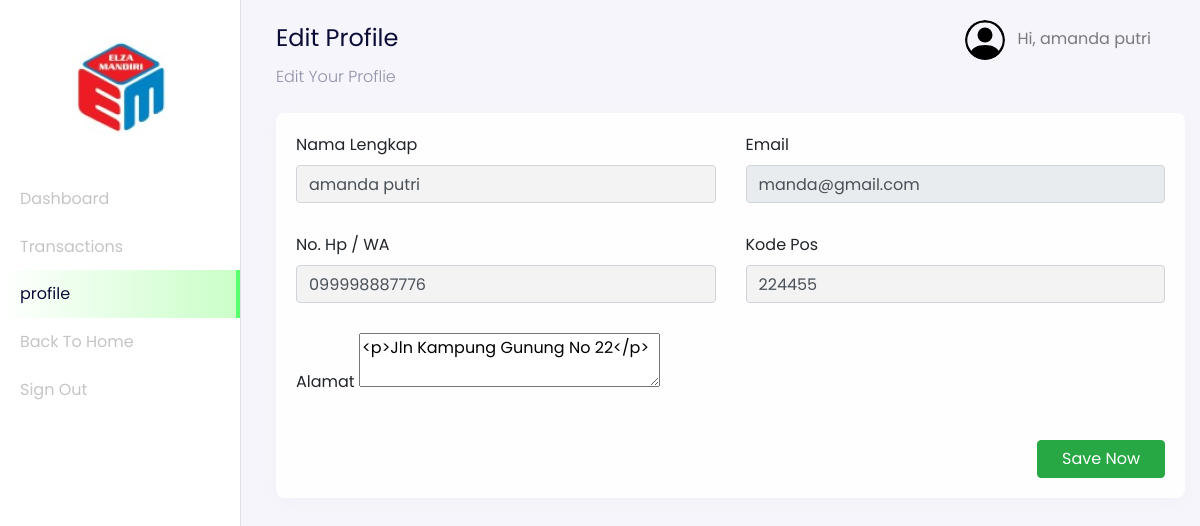
Page /user/index.php?page=profile (signed in) on the committed database.
### tables this page shows
CREATE TABLE `users` (
  `id_user` int NOT NULL,
  `name` varchar(255) NOT NULL,
  `email` varchar(255) NOT NULL,
  `password` varchar(255) NOT NULL,
  `address` text,
  `phone_number` varchar(255) NOT NULL,
  `postal_code` varchar(191) NOT NULL,
  `roles` varchar(255) NOT NULL
);

### config/config.php (called while the page is built, shortened)
<?php
$host = 'localhost';
$user = 'root';
$password = '';
$dbname = 'pajakku';
$conn = mysqli_connect($host, $user, $password, $dbname);
function query($query)
{
    global $conn;
    $result = mysqli_query($conn, $query);
    $rows = [];
    while ($row = mysqli_fetch_assoc($result)) {
        $rows[] = $row;
    }
    return $rows;
}
?>

### user/profile/dashboard-user-profile.php (the view, shortened to what this page needs)
<nav
  class="navbar navbar-expand-lg navbar-light navbar-store fixed-top"
  data-aos="fade-down"
>
  <div class="container-fluid">
    <div class="collpase navbar-collapse" id="navbarResponsive">
      <ul class="navbar-nav d-none d-lg-flex ml-auto">
        <li class="nav-item dropdown">
          <a
            href="#"
            class="nav-link"
            id="navbarDropdown"
            role="button"
            data-toggle="dropdown"
          >
            <img
              src="../assets/images/person-circle.svg"
              alt="profile"
              height="40px"
              class="rounded-circle mr-2 profile-picture"
            />
            <?php
              $id_user = $_SESSION['user'];
              $user = query("SELECT * FROM users WHERE id_user = $id_user")[0];
            ?>
            Hi, <?= $user["name"]; ?>
          </a>
        </li>
      </ul>
    </div>
  </div>
</nav>
<div class="section-content section-dashboard-home" data-aos="fade-up">
    <div class="container-fluid">
    <div class="dashboard-heading">
        <h2 class="dashboard-title">Edit Profile</h2>
        <p class="dashboard-subtitle">Edit Your Proflie</p>
    </div>
    <div class="dashboard-content">
        <div class="row">
          <div class="col-12 mt-2">
              <form action="" method="POST">
                  <div class="card">
                      <div class="card-body">
                        <div class="row">
                            <div class="col-md-6">
                              <div class="form-group">
                                  <label for="name">Nama Lengkap</label>
                                  <input type="text" name="name" value="<?= $user["name"] ?? ''; ?>" id="name" class="form-control">
                              </div>
                            </div>
                            <div class="col-md-6">
                              <div class="form-group">
                                  <label for="email">Email</label>
                                  <input type="email" readonly name="email" value="<?= $user["email"] ?? ''; ?>" id="email" class="form-control">
                              </div>
                            </div>
                            <div class="col-md-6">
                              <div class="form-group">
                                  <label for="phone_number">No. Hp / WA</label>
                                  <input type="tel" name="phone_number" value="<?= $user["phone_number"] ?? ''; ?>" id="phone_number" class="form-control">
                              </div>
                            </div>
                            <div class="col-md-6">
                              <div class="form-group">
                                  <label for="code">Kode Pos</label>
                                  <input type="number" name="code" value="<?= $user["postal_code"] ?? ''; ?>" id="code" class="form-control">
                              </div>
                            </div>
                            <div class="col-md-12" id="alamat">
                              <div class="form-group">
                                <label for="alamat">Alamat</label>
                                <textarea name="alamat" id="editor"><?= $user["address"] ?? ''; ?></textarea>
                              </div>
                            </div>
                        </div>
                        <div class="row mt-2">
                          <div class="col text-right">
                          <button type="submit" name="updateUser" class="btn btn-success px-4">Save Now</button>
                          </div>
                      </div>
                  </div>
              </form>
          </div>
        </div>
    </div>
    </div>
</div>

### rows in the picture
users: name "amanda putri", email "manda@gmail.com", phone_number "099998887776", code "224455", alamat "<p>Jln Kampung Gunung No 22</p>"
